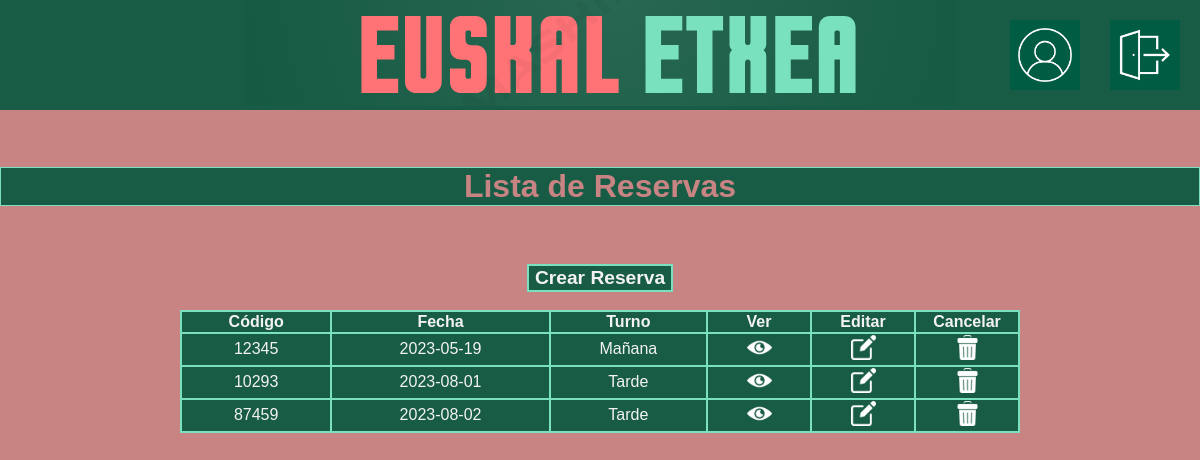
The page /bookings.php (signed in) on the database its author committed.
### tables this page shows
CREATE TABLE `reservas` (
  `Id_Reserva` int(11) NOT NULL,
  `Id_Usuario` int(11) NOT NULL,
  `CodigoReserva` int(11) NOT NULL,
  `Fecha` date NOT NULL,
  `Turno` varchar(6) NOT NULL,
  `HoraEntrada` time NOT NULL,
  `HoraSalida` time NOT NULL,
  `NumeroComensales` int(11) NOT NULL,
  `EstadoReserva` tinyint(1) NOT NULL COMMENT 'Provisional o Definitivo\r\n'
);

### bookings.php (the view, shortened to what this page needs)
<?php
$conn = obtenerPdoConexionBD();
if (isset($_COOKIE['id_auth'])) {
    $id = $_COOKIE['id_auth'];
}
$sql = "SELECT * FROM reservas WHERE Id_Usuario=? ORDER BY Fecha";
$sentencia = $conn->prepare($sql);
$sentencia->execute([$id]);
$rs = $sentencia->fetchAll();
?>
<!DOCTYPE html>
<html>
<head>
    <link rel="stylesheet" type="text/css" href="estilos.css">
</head>
<body>
    <div class="header">
        <a href="indexUser.php"><img src="resources/logo.png"></a>
        <a href="user.php"><img src="resources/perfil.png" class="imagenDerecha2"></a>
        <a href="home.php"><img src="resources/salir.png" class="imagenDerecha"></a>
    </div>
    <br>
    <br>
    <h1>Lista de Reservas</h1>
    <br>
    <br>
    <div class="divUser" style="width: 100%">
        <form method="POST" action="createBooking.php">
            <input class="botonForms" type="submit" value="Crear Reserva">
        </form>
        <br>
        <div style="width:70%">
            <table class="table">
                <thead>
                    <tr>
                        <th>Código</th>
                        <th>Fecha</th>
                        <th>Turno</th>
                        <th class="TD_icoTabla">Ver</th>
                        <th class="TD_icoTabla">Editar</th>
                        <th class="TD_icoTabla">Cancelar</th>
                    </tr>
                </thead>
                <tbody>
                    <?php foreach ($rs as $fila) { ?>
                        <tr>
                            <td>
                                <?= $fila["CodigoReserva"] ?>
                            </td>
                            <td>
                                <?= $fila["Fecha"] ?>
                            </td>
                            <td>
                                <?= $fila["Turno"] ?>
                            </td>
                            <td class="icoTabla"><a href="booking.php?id=<?= $fila["Id_Reserva"] ?>"><img class="icoTabla"
                                        src="resources/ver.png" alt="ver"></a></td>
                            <td class="icoTabla"><a href="editBooking.php?id=<?= $fila["Id_Reserva"] ?>"><img
                                        class="icoTabla" src="resources/editar.png" alt="editar"></a></td>
                            <td class="icoTabla"><a href="deleteBookingController.php?id=<?= $fila["Id_Reserva"] ?>"><img
                                        class="icoTabla" src="resources/borrar.png" alt="borrar"></a></td>
                        </tr>
                    <?php } ?>
                </tbody>
            </table>
        </div>
    </div>
</body>
</html>

### estilos.css (style rules this page uses)
body { background-color: #c88383; font-family: Arial, sans-serif; margin: 0; padding: 0; }
.header { background-color: #195c46; display: flex; justify-content: center; align-items: center; position: relative; }
.imagenDerecha { position: absolute; top: 50%; right: 0; transform: translateY(-50%); width: 70px; height: 70px; margin-right: 20px; }
.imagenDerecha2 { position: absolute; top: 50%; right: 0; transform: translateY(-50%); width: 70px; height: 70px; margin-right: 120px; }
h1, h2 { background-color: #195c46; color: #c88383; font-family: sans-serif; font-weight: bold; font-size: 200%; text-align: center; border: 1px solid #7ae1bf; }
.botonForms { cursor: pointer; background-color: #195c46; color: #f3f3f3; font-family: sans-serif; font-weight: bold; font-size: 120%; border: 2px solid #7ae1bf; text-decoration: none; text-align: center; }
.divUser { width: 100%; display: flex; flex-direction: column; justify-content: center; align-items: center; }
table { color: #f3f3f3 ; width: 100%; background-color: #195c46; border: 2px solid #7ae1bf; border-collapse: collapse; }
table th, table td { border: 2px solid #7ae1bf; text-align: center; }
.icoTabla { width: 25px; text-align: center; }
.TD_icoTabla { width: 100px; }

### rows shown on the page
reservas: CodigoReserva "12345", Fecha "2023-05-19", Turno "Mañana"
reservas: CodigoReserva "10293", Fecha "2023-08-01", Turno "Tarde"
reservas: CodigoReserva "87459", Fecha "2023-08-02", Turno "Tarde"
